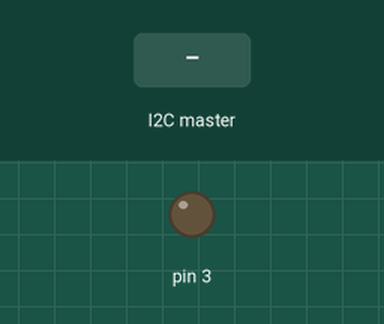
Bench run of a sketch on a simulated Arduino Uno, built with avr-gcc and run on an emulated ATmega328P. Parts: output pins drawn as LEDs (lit = HIGH). Inputs (shaded band) come from the test bench. What the sketch prints to the serial monitor is not drawn.

Above: at 1.2 s.
1.3 s: the I2C master sends the byte 1
At 3.7 s:
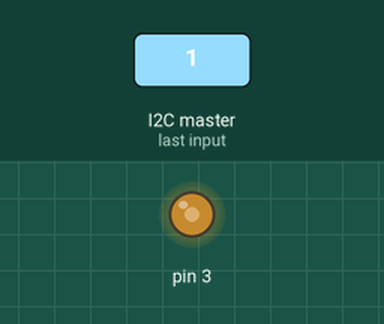
4.3 s: the I2C master sends the byte 0
Timing chart, 0 to 7.3 s (numbered marks = the images above; inputs shaded):
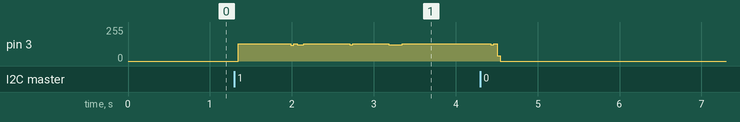

The sketch:

lights_and_tones2.ino
```cpp
#define MASTER 0
#define SLAVE 1
/////////////////////// TONES ///////////////////////////////
//
#define  c     3830    // 261 Hz
#define  d     3400    // 294 Hz
#define  e     3038    // 329 Hz
#define  f     2864    // 349 Hz
#define  g     2550    // 392 Hz
#define  a     2272    // 440 Hz
#define  b     2028    // 493 Hz
#define  C     1912    // 523 Hz
#define  R     0

void pinMode_(int p,int o)
{
  if (MASTER!=0) pinMode(p, o);
}
void pinMode__(int p,int o)
{
  if (SLAVE!=0) pinMode(p, o);
}
void digitalWrite_(int p,int o)
{
  if (MASTER!=0) digitalWrite(p,o);
}
void digitalWrite__(int p,int o)
{
  if (SLAVE!=0) digitalWrite(p,o);
}

int SPEAKER_OUT = 3; // avoid conflict with LED pins below!


long tempo = 10000;
int pause = 1000;
int rest_count = 100;

int tone_ = 0;
int beat = 0;
long duration  = 0;

int mute = 0;

void playTone(int tone_) {
  if (SLAVE==0) return;
  if (mute) return;
  long elapsed_time = 0;
  if (tone_ > 0) {

    while (elapsed_time < duration) {

      digitalWrite__(SPEAKER_OUT,HIGH);
      delayMicroseconds(tone_ / 2);

      digitalWrite__(SPEAKER_OUT, LOW);
      delayMicroseconds(tone_ / 2);

      elapsed_time += (tone_);
    }
  }
  else {
    for (int j = 0; j < rest_count; j++) {
      delayMicroseconds(duration);
    }
  }
}

void play_melody(int melody[],int beats[],int MAX_COUNT) {
  if (SLAVE==0) return;
  for (int i=0; i<MAX_COUNT; i++) {
    tone_ = melody[i];
    beat = beats[i];

    duration = beat * tempo;

    playTone(tone_);

    delayMicroseconds(pause);

  }
}
int melody51[] = {  C,  b,  g,  C,  b,   R };
int beats51[]  = { 16, 16, 16,  8,  8,  32 };

int melody1929[] = {  C,  b,  g,  C,  b,   e,  R,  C,  c,  g, a, C, R };
int beats1929[]  = { 16, 16, 16,  8,  8,  16, 32, 16, 16, 16, 8, 8, 32 };

int melody1930[] = {  C,  b,  g,  C,  b,   e,  R,  C,  c,  g, a, C };
int beats1930[]  = { 16, 16, 16,  8,  8,  16, 32, 16, 16, 16, 8, 8 };

int melody4[] = {  c,  b,b,b,b};
int beats4[]  = { 16,  8,8,8,8};
int melody3[] = {  d,  b,b,b};
int beats3[]  = { 16,  8,8,8};
int melody2[] = {  e,  b,b};
int beats2[]  = { 16,  8,8};
int melody1[] = {  f,  b};
int beats1[]  = { 16,  8};
int melody0[] = {  f };
int beats0[]  = { 16 };

int melody30[] = {  d, f };
int beats30[]  = { 32, 8 };

int melody31[] = {  d,e,f };
int beats31[]  = { 32, 8, 8 };

int melody60[] = {  f, e, d };
int beats60[]  = { 16, 32, 32 };

int melody61[] = {  f,  e };
int beats61[]  = { 16, 32 };
//
//////////////////////////////////////////////////////

/* LED pins
0
1
2
3
4 CENTER purple
5     blue
6     green
7     white

8 RIGHT green
9   yellow
10  red

11 LEFT red
12    yellow
13    green
*/
/////////////////////// LIGHTS ///////////////////////////////
//
int human_driver = 1;
int LEFT_YELLOW = 9;
int RIGHT_YELLOW = 12;
int BLUE = 5;
int WHITE = 7;
int PURPLE = 4;
int GREEN = 6;
int LEFT_RED = 11;
int RIGHT_RED = 10;
int LEFT_GREEN = 13;
int RIGHT_GREEN = 8;
int ZED = WHITE;
int LIDAR = GREEN;
int BAG = BLUE;
//
//////////////////////////////////////////////////////


#include <Wire.h>

void setup()
{
  if (MASTER==1){
    Wire.begin(); // join i2c bus (address optional for master)
  } else if (SLAVE==1){
      Wire.begin(8);                // join i2c bus with address #8
      Wire.onReceive(receiveEvent); // register event
  }

  for (int i=4; i<14;++i){
    pinMode_(i, OUTPUT);digitalWrite_(i, LOW);
  }
  Serial.begin(115200);
  Serial.setTimeout(5);
  Serial.println("setup()");
  pinMode__(SPEAKER_OUT, OUTPUT);
  for (int i = 0; i < 10; i++)
  {
    while (Serial.available() > 0)
    {
     char k = Serial.read();
     delay(1);
    }
    delay(1);
   }
}


int toggle(int t) {
  if (t==0) t=1;
  else t = 0;
  return t;
}
int ___tic___=1;
long unsigned int ___prev_time___ = millis();
int tic_toc(int delay_time)
{
  long unsigned int now = millis();
  if (now-___prev_time___ > delay_time){
    ___prev_time___ = now;
    ___tic___ = toggle(___tic___);
  }
  return ___tic___;
}


long unsigned int __start_time__;
int __duration__;
int start_stopwatch(int t)
{
  __start_time__ = millis();
  __duration__ = t;
}
int check_stopwatch()
{
  if (millis() - __start_time__ > __duration__) return 1;
  return 0;
}


long unsigned int now_sound = millis();

int button;

int AA;
int lights_out = 0;
void loop() {

  int A;

  if (MASTER==1) {
    if (millis()-now_sound > 1000) {
      now_sound = millis();
      Serial.println("('sound',0,0,0)");
    }
  }
  if (MASTER==1) {
    A = Serial.parseInt();
    //Serial.println("here1");
    Wire.beginTransmission(8); // transmit to device #8
    Wire.write(A);              // sends one byte
    Wire.endTransmission();
    //Serial.println("here2");
  } else {
    A = AA;
  }
  if (A == 21) {
    lights_out = 0;
  }
  if (lights_out==1) {
    for (int i=0; i<14;++i){
        pinMode_(i, OUTPUT);digitalWrite_(i, LOW);
    }
    delay(100);
    return;
  }
  if (A == 51) { // 51
    play_melody(melody51,beats51,sizeof(melody51)/2);
  }
  else if (A == 22) {
    lights_out = 1;
  }
  else if (A == 49) { // 1929 tell when can start manual calibration
    play_melody(melody1929,beats1929,sizeof(melody1929)/2);
  }
  else if (A == 100) { // 100 means human driver
    human_driver = 1;
  }
  else if (A == 101) { // 101 means network driver
    human_driver = 0;
  }
  else if (A == 50) { // 1930 indicates new rosbag is being written to
    digitalWrite_(BAG, HIGH);
    if (MASTER==1) {
      start_stopwatch(2500);
    }
    play_melody(melody1930,beats1930,sizeof(melody1930)/2);
  }
  else if (A == 30) { // zed found
    digitalWrite_(ZED, HIGH);
    play_melody(melody30,beats30,sizeof(melody30)/2);
  }
  else if (A == 31) { // lidar
    digitalWrite_(LIDAR, HIGH);
    play_melody(melody31,beats31,sizeof(melody31)/2);
  }
  else if (A == 60) { // 60 indicates no zed found yet
    digitalWrite_(ZED, LOW);
    play_melody(melody60,beats60,sizeof(melody60)/2);
  }
  else if (A == 61) { // no lidar
    digitalWrite_(LIDAR, LOW);
    play_melody(melody61,beats61,sizeof(melody61)/2);
  }
  else if (A == 4) { // button 4 reached
    button = 4;
    Serial.println("A==4");
    digitalWrite_(LEFT_YELLOW, LOW);
    digitalWrite_(RIGHT_YELLOW, LOW);
    digitalWrite_(LEFT_RED, LOW);
    digitalWrite_(RIGHT_RED, LOW);
    digitalWrite_(LEFT_GREEN, LOW);
    digitalWrite_(RIGHT_GREEN, LOW);
    digitalWrite_(PURPLE, HIGH);
    play_melody(melody4,beats4,sizeof(melody4)/2);
  }
  else if (A == 3) { // button 3 reached
    button = 3;
    play_melody(melody3,beats3,sizeof(melody3)/2);
  }
  else if (A == 2) { // button 2 reached
    button = 2;
    digitalWrite_(LEFT_YELLOW, LOW);
    digitalWrite_(RIGHT_YELLOW, LOW);
    play_melody(melody2,beats2,sizeof(melody2)/2);
  }
  else if (A == 1) { // button 1 reached
    button = 1;
    play_melody(melody1,beats1,sizeof(melody1)/2);
  }


  if (MASTER==1) {
    if (check_stopwatch()) {
      digitalWrite_(BAG, LOW);
    }
  }

  if (button<4) {
    digitalWrite_(PURPLE, LOW);
    if (button==2) {
      if (human_driver) {
        digitalWrite_(LEFT_RED, HIGH);
        digitalWrite_(LEFT_GREEN, LOW);
        digitalWrite_(RIGHT_RED, HIGH);
        digitalWrite_(RIGHT_GREEN, LOW);
      } else {
        digitalWrite_(LEFT_RED, LOW);
        digitalWrite_(LEFT_GREEN, HIGH);
        digitalWrite_(RIGHT_RED, LOW);
        digitalWrite_(RIGHT_GREEN, HIGH);
      }
    } else {
        digitalWrite_(LEFT_RED, LOW);
        digitalWrite_(LEFT_GREEN, LOW);
        digitalWrite_(RIGHT_RED, LOW);
        digitalWrite_(RIGHT_GREEN, LOW);
    }

    int level = tic_toc(250);
    if (button==1) {
      digitalWrite_(LEFT_YELLOW, LOW);
      digitalWrite_(RIGHT_YELLOW, level);
    } else if (button==3) {
      digitalWrite_(LEFT_YELLOW, level);
      digitalWrite_(RIGHT_YELLOW, LOW);
    }
  }

}


void receiveEvent(int __dummy__) {
  AA = Wire.read();    // receive byte as an integer
}

//EOF
```
